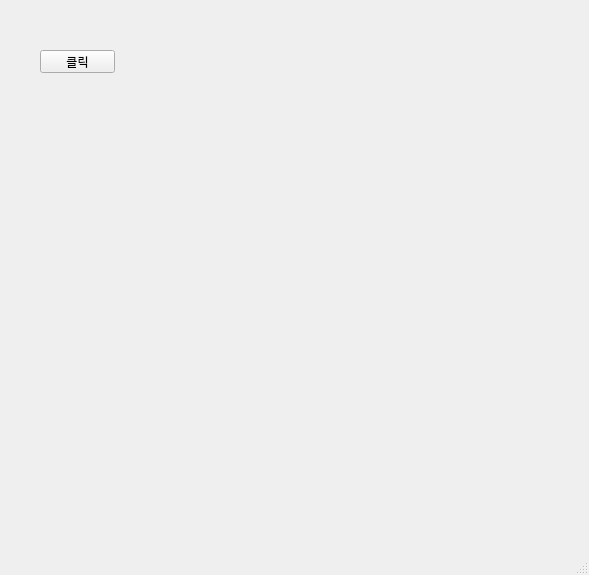
<?xml version="1.0" encoding="UTF-8"?>
<ui version="4.0">
 <class>MainWindow</class>
 <widget class="QMainWindow" name="MainWindow">
  <property name="geometry">
   <rect>
    <x>0</x>
    <y>0</y>
    <width>589</width>
    <height>575</height>
   </rect>
  </property>
  <property name="windowTitle">
   <string>MainWindow</string>
  </property>
  <widget class="QWidget" name="centralwidget">
   <widget class="QPushButton" name="pushButton">
    <property name="geometry">
     <rect>
      <x>40</x>
      <y>50</y>
      <width>75</width>
      <height>23</height>
     </rect>
    </property>
    <property name="text">
     <string>클릭</string>
    </property>
   </widget>
  </widget>
  <widget class="QMenuBar" name="menubar">
   <property name="geometry">
    <rect>
     <x>0</x>
     <y>0</y>
     <width>589</width>
     <height>21</height>
    </rect>
   </property>
  </widget>
  <widget class="QStatusBar" name="statusbar"/>
 </widget>
 <resources/>
 <connections/>
</ui>
